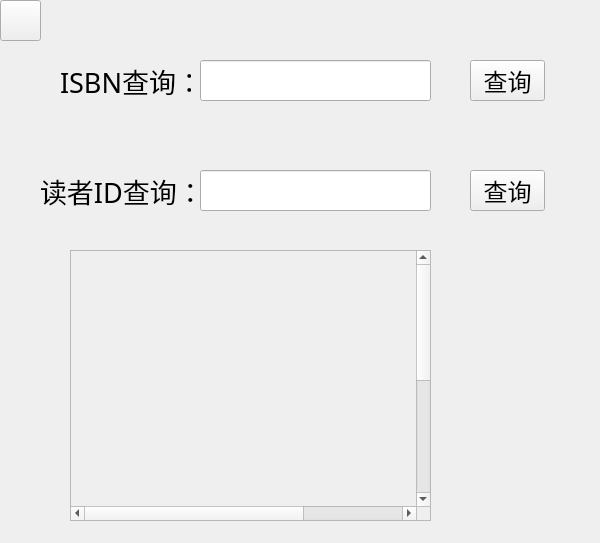
<?xml version="1.0" encoding="UTF-8"?>
<ui version="4.0">
 <class>btn_5Class</class>
 <widget class="QMainWindow" name="btn_5Class">
  <property name="geometry">
   <rect>
    <x>0</x>
    <y>0</y>
    <width>600</width>
    <height>543</height>
   </rect>
  </property>
  <property name="windowTitle">
   <string>btn_5</string>
  </property>
  <widget class="QWidget" name="centralWidget">
   <widget class="QPushButton" name="pushButton">
    <property name="geometry">
     <rect>
      <x>0</x>
      <y>0</y>
      <width>41</width>
      <height>41</height>
     </rect>
    </property>
    <property name="styleSheet">
     <string notr="true">image: url(:/return/return.jpg);</string>
    </property>
    <property name="text">
     <string/>
    </property>
   </widget>
   <widget class="QScrollArea" name="scrollArea">
    <property name="geometry">
     <rect>
      <x>70</x>
      <y>250</y>
      <width>361</width>
      <height>271</height>
     </rect>
    </property>
    <property name="font">
     <font>
      <family>华文楷体</family>
      <pointsize>18</pointsize>
     </font>
    </property>
    <property name="autoFillBackground">
     <bool>false</bool>
    </property>
    <property name="widgetResizable">
     <bool>false</bool>
    </property>
    <widget class="QWidget" name="scrollAreaWidgetContents">
     <property name="geometry">
      <rect>
       <x>0</x>
       <y>0</y>
       <width>500</width>
       <height>500</height>
      </rect>
     </property>
     <widget class="QLabel" name="label_2">
      <property name="geometry">
       <rect>
        <x>0</x>
        <y>0</y>
        <width>500</width>
        <height>30</height>
       </rect>
      </property>
      <property name="text">
       <string/>
      </property>
     </widget>
     <widget class="QLabel" name="label_3">
      <property name="geometry">
       <rect>
        <x>0</x>
        <y>40</y>
        <width>500</width>
        <height>30</height>
       </rect>
      </property>
      <property name="text">
       <string/>
      </property>
     </widget>
     <widget class="QLabel" name="label_4">
      <property name="geometry">
       <rect>
        <x>0</x>
        <y>80</y>
        <width>500</width>
        <height>30</height>
       </rect>
      </property>
      <property name="text">
       <string/>
      </property>
     </widget>
     <widget class="QLabel" name="label_5">
      <property name="geometry">
       <rect>
        <x>0</x>
        <y>120</y>
        <width>500</width>
        <height>30</height>
       </rect>
      </property>
      <property name="text">
       <string/>
      </property>
     </widget>
     <widget class="QLabel" name="label_6">
      <property name="geometry">
       <rect>
        <x>0</x>
        <y>160</y>
        <width>500</width>
        <height>30</height>
       </rect>
      </property>
      <property name="text">
       <string/>
      </property>
     </widget>
     <widget class="QLabel" name="label_9">
      <property name="geometry">
       <rect>
        <x>60</x>
        <y>30</y>
        <width>241</width>
        <height>201</height>
       </rect>
      </property>
      <property name="font">
       <font>
        <family>华文楷体</family>
        <pointsize>28</pointsize>
       </font>
      </property>
      <property name="text">
       <string/>
      </property>
     </widget>
    </widget>
   </widget>
   <widget class="QLabel" name="label">
    <property name="geometry">
     <rect>
      <x>40</x>
      <y>170</y>
      <width>161</width>
      <height>41</height>
     </rect>
    </property>
    <property name="font">
     <font>
      <family>华文楷体</family>
      <pointsize>20</pointsize>
     </font>
    </property>
    <property name="text">
     <string>读者ID查询：</string>
    </property>
   </widget>
   <widget class="QLineEdit" name="lineEdit">
    <property name="geometry">
     <rect>
      <x>200</x>
      <y>170</y>
      <width>231</width>
      <height>41</height>
     </rect>
    </property>
    <property name="font">
     <font>
      <family>华文楷体</family>
      <pointsize>18</pointsize>
     </font>
    </property>
    <property name="text">
     <string/>
    </property>
   </widget>
   <widget class="QPushButton" name="pushButton_2">
    <property name="geometry">
     <rect>
      <x>470</x>
      <y>170</y>
      <width>75</width>
      <height>41</height>
     </rect>
    </property>
    <property name="font">
     <font>
      <family>华文楷体</family>
      <pointsize>18</pointsize>
     </font>
    </property>
    <property name="text">
     <string>查询</string>
    </property>
   </widget>
   <widget class="QLabel" name="label_8">
    <property name="geometry">
     <rect>
      <x>60</x>
      <y>60</y>
      <width>131</width>
      <height>41</height>
     </rect>
    </property>
    <property name="font">
     <font>
      <family>华文楷体</family>
      <pointsize>20</pointsize>
     </font>
    </property>
    <property name="text">
     <string>ISBN查询：</string>
    </property>
   </widget>
   <widget class="QPushButton" name="pushButton_3">
    <property name="geometry">
     <rect>
      <x>470</x>
      <y>60</y>
      <width>75</width>
      <height>41</height>
     </rect>
    </property>
    <property name="font">
     <font>
      <family>华文楷体</family>
      <pointsize>18</pointsize>
     </font>
    </property>
    <property name="text">
     <string>查询</string>
    </property>
   </widget>
   <widget class="QLabel" name="label_10">
    <property name="geometry">
     <rect>
      <x>60</x>
      <y>110</y>
      <width>521</width>
      <height>41</height>
     </rect>
    </property>
    <property name="font">
     <font>
      <family>华文楷体</family>
      <pointsize>20</pointsize>
     </font>
    </property>
    <property name="text">
     <string/>
    </property>
   </widget>
   <widget class="QLineEdit" name="lineEdit_2">
    <property name="geometry">
     <rect>
      <x>200</x>
      <y>60</y>
      <width>231</width>
      <height>41</height>
     </rect>
    </property>
    <property name="font">
     <font>
      <family>华文楷体</family>
      <pointsize>18</pointsize>
     </font>
    </property>
    <property name="text">
     <string/>
    </property>
   </widget>
  </widget>
 </widget>
 <layoutdefault spacing="6" margin="11"/>
 <resources>
  <include location="image.qrc"/>
 </resources>
 <connections/>
</ui>
